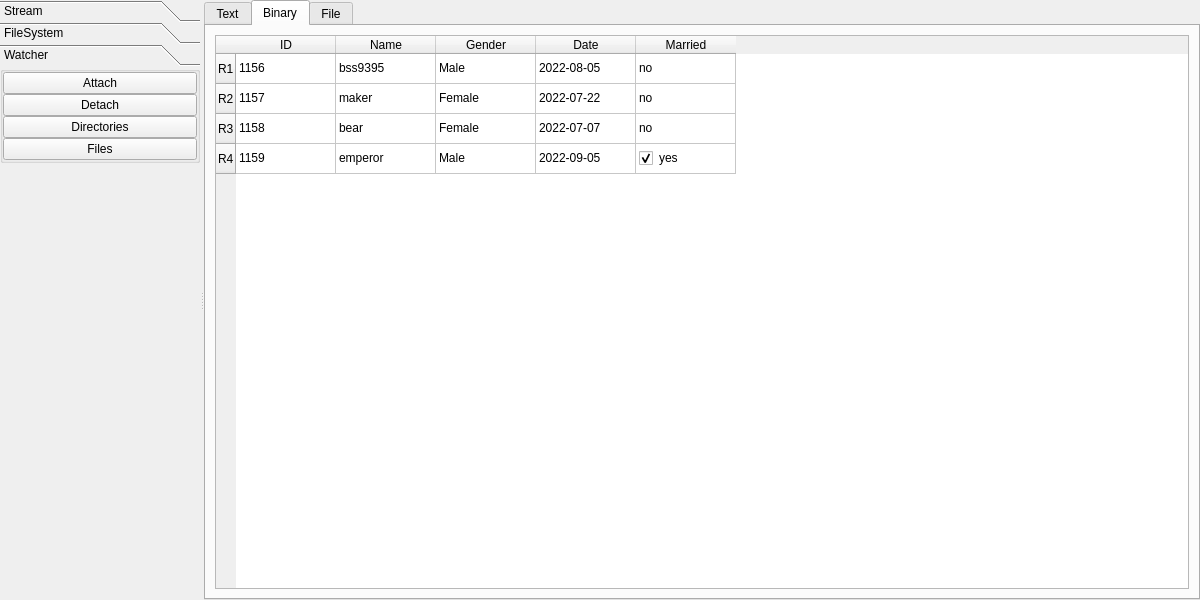
<?xml version="1.0" encoding="UTF-8"?>
<ui version="4.0">
 <class>FileSystem</class>
 <widget class="QMainWindow" name="FileSystem">
  <property name="geometry">
   <rect>
    <x>0</x>
    <y>0</y>
    <width>1200</width>
    <height>600</height>
   </rect>
  </property>
  <property name="windowTitle">
   <string>File</string>
  </property>
  <widget class="QWidget" name="W_Central">
   <layout class="QVBoxLayout" name="verticalLayout_6">
    <property name="spacing">
     <number>0</number>
    </property>
    <property name="leftMargin">
     <number>0</number>
    </property>
    <property name="topMargin">
     <number>0</number>
    </property>
    <property name="rightMargin">
     <number>0</number>
    </property>
    <property name="bottomMargin">
     <number>0</number>
    </property>
    <item>
     <widget class="QSplitter" name="splitter">
      <property name="orientation">
       <enum>Qt::Horizontal</enum>
      </property>
      <widget class="QToolBox" name="TB_Panel">
       <property name="sizePolicy">
        <sizepolicy hsizetype="Fixed" vsizetype="Fixed">
         <horstretch>0</horstretch>
         <verstretch>0</verstretch>
        </sizepolicy>
       </property>
       <property name="minimumSize">
        <size>
         <width>200</width>
         <height>0</height>
        </size>
       </property>
       <property name="maximumSize">
        <size>
         <width>200</width>
         <height>16777215</height>
        </size>
       </property>
       <property name="currentIndex">
        <number>2</number>
       </property>
       <property name="tabSpacing">
        <number>0</number>
       </property>
       <widget class="QWidget" name="W_Stream">
        <property name="geometry">
         <rect>
          <x>0</x>
          <y>0</y>
          <width>200</width>
          <height>505</height>
         </rect>
        </property>
        <attribute name="label">
         <string>Stream</string>
        </attribute>
        <layout class="QVBoxLayout" name="verticalLayout">
         <property name="spacing">
          <number>0</number>
         </property>
         <property name="leftMargin">
          <number>0</number>
         </property>
         <property name="topMargin">
          <number>0</number>
         </property>
         <property name="rightMargin">
          <number>0</number>
         </property>
         <property name="bottomMargin">
          <number>0</number>
         </property>
         <item>
          <widget class="QGroupBox" name="GB_Stream">
           <property name="title">
            <string/>
           </property>
           <layout class="QGridLayout" name="gridLayout_2">
            <property name="leftMargin">
             <number>0</number>
            </property>
            <property name="topMargin">
             <number>0</number>
            </property>
            <property name="rightMargin">
             <number>0</number>
            </property>
            <property name="bottomMargin">
             <number>0</number>
            </property>
            <property name="spacing">
             <number>0</number>
            </property>
            <item row="1" column="1">
             <widget class="QPushButton" name="PB_Save_Text">
              <property name="text">
               <string>保存文本</string>
              </property>
             </widget>
            </item>
            <item row="2" column="1">
             <widget class="QPushButton" name="PB_Save_TextStream">
              <property name="text">
               <string>保存文件流</string>
              </property>
             </widget>
            </item>
            <item row="3" column="1">
             <widget class="QPushButton" name="PB_Save_DataStream">
              <property name="text">
               <string>保存格式流</string>
              </property>
             </widget>
            </item>
            <item row="3" column="0">
             <widget class="QPushButton" name="PB_Open_DataStream">
              <property name="text">
               <string>打开格式流</string>
              </property>
             </widget>
            </item>
            <item row="1" column="0">
             <widget class="QPushButton" name="PB_Open_Text">
              <property name="text">
               <string>打开文本</string>
              </property>
             </widget>
            </item>
            <item row="2" column="0">
             <widget class="QPushButton" name="PB_Open_TextStream">
              <property name="text">
               <string>打开文件流</string>
              </property>
             </widget>
            </item>
            <item row="4" column="0">
             <widget class="QPushButton" name="PB_Open_Binary">
              <property name="text">
               <string>打开二进制</string>
              </property>
             </widget>
            </item>
            <item row="4" column="1">
             <widget class="QPushButton" name="PB_Save_Binary">
              <property name="text">
               <string>保存二进制</string>
              </property>
             </widget>
            </item>
           </layout>
          </widget>
         </item>
         <item>
          <spacer name="S_Stream">
           <property name="orientation">
            <enum>Qt::Vertical</enum>
           </property>
           <property name="sizeHint" stdset="0">
            <size>
             <width>20</width>
             <height>40</height>
            </size>
           </property>
          </spacer>
         </item>
        </layout>
       </widget>
       <widget class="QWidget" name="W_FileSystem">
        <property name="geometry">
         <rect>
          <x>0</x>
          <y>0</y>
          <width>200</width>
          <height>505</height>
         </rect>
        </property>
        <attribute name="label">
         <string>FileSystem</string>
        </attribute>
        <layout class="QVBoxLayout" name="verticalLayout_7">
         <property name="spacing">
          <number>0</number>
         </property>
         <property name="leftMargin">
          <number>0</number>
         </property>
         <property name="topMargin">
          <number>0</number>
         </property>
         <property name="rightMargin">
          <number>0</number>
         </property>
         <property name="bottomMargin">
          <number>0</number>
         </property>
         <item>
          <widget class="QGroupBox" name="GB_File">
           <property name="title">
            <string/>
           </property>
           <layout class="QGridLayout" name="gridLayout">
            <property name="leftMargin">
             <number>0</number>
            </property>
            <property name="topMargin">
             <number>0</number>
            </property>
            <property name="rightMargin">
             <number>0</number>
            </property>
            <property name="bottomMargin">
             <number>0</number>
            </property>
            <property name="spacing">
             <number>0</number>
            </property>
            <item row="4" column="0">
             <widget class="QPushButton" name="PB_QDir">
              <property name="text">
               <string>QDir</string>
              </property>
             </widget>
            </item>
            <item row="5" column="0">
             <widget class="QPushButton" name="PB_QTemporayDir">
              <property name="text">
               <string>QTemporayDir</string>
              </property>
             </widget>
            </item>
            <item row="7" column="0">
             <widget class="QPushButton" name="PB_QTemporaryFile">
              <property name="text">
               <string>QTemporaryFile</string>
              </property>
             </widget>
            </item>
            <item row="2" column="0">
             <widget class="QPushButton" name="PB_QFileInfo">
              <property name="text">
               <string>QFileInfo</string>
              </property>
             </widget>
            </item>
            <item row="1" column="0">
             <widget class="QPushButton" name="PB_QCoreApplication">
              <property name="text">
               <string>QCoreApplication</string>
              </property>
             </widget>
            </item>
            <item row="3" column="0">
             <widget class="QPushButton" name="PB_QFile">
              <property name="text">
               <string>QFile</string>
              </property>
             </widget>
            </item>
           </layout>
          </widget>
         </item>
         <item>
          <spacer name="S_File">
           <property name="orientation">
            <enum>Qt::Vertical</enum>
           </property>
           <property name="sizeHint" stdset="0">
            <size>
             <width>20</width>
             <height>439</height>
            </size>
           </property>
          </spacer>
         </item>
        </layout>
       </widget>
       <widget class="QWidget" name="W_Watcher">
        <property name="geometry">
         <rect>
          <x>0</x>
          <y>0</y>
          <width>200</width>
          <height>505</height>
         </rect>
        </property>
        <attribute name="label">
         <string>Watcher</string>
        </attribute>
        <layout class="QVBoxLayout" name="verticalLayout_9">
         <property name="spacing">
          <number>0</number>
         </property>
         <property name="leftMargin">
          <number>0</number>
         </property>
         <property name="topMargin">
          <number>0</number>
         </property>
         <property name="rightMargin">
          <number>0</number>
         </property>
         <property name="bottomMargin">
          <number>0</number>
         </property>
         <item>
          <widget class="QGroupBox" name="GB_Watcher">
           <property name="title">
            <string/>
           </property>
           <layout class="QVBoxLayout" name="verticalLayout_10">
            <property name="spacing">
             <number>0</number>
            </property>
            <property name="leftMargin">
             <number>0</number>
            </property>
            <property name="topMargin">
             <number>0</number>
            </property>
            <property name="rightMargin">
             <number>0</number>
            </property>
            <property name="bottomMargin">
             <number>0</number>
            </property>
            <item>
             <widget class="QPushButton" name="PB_Attach">
              <property name="text">
               <string>Attach</string>
              </property>
             </widget>
            </item>
            <item>
             <widget class="QPushButton" name="PB_Detach">
              <property name="text">
               <string>Detach</string>
              </property>
             </widget>
            </item>
            <item>
             <widget class="QPushButton" name="PB_Directories">
              <property name="text">
               <string>Directories</string>
              </property>
             </widget>
            </item>
            <item>
             <widget class="QPushButton" name="PB_Files">
              <property name="text">
               <string>Files</string>
              </property>
             </widget>
            </item>
           </layout>
          </widget>
         </item>
         <item>
          <spacer name="verticalSpacer">
           <property name="orientation">
            <enum>Qt::Vertical</enum>
           </property>
           <property name="sizeHint" stdset="0">
            <size>
             <width>20</width>
             <height>388</height>
            </size>
           </property>
          </spacer>
         </item>
        </layout>
       </widget>
      </widget>
      <widget class="QTabWidget" name="TW_File">
       <property name="tabPosition">
        <enum>QTabWidget::North</enum>
       </property>
       <property name="currentIndex">
        <number>1</number>
       </property>
       <property name="documentMode">
        <bool>false</bool>
       </property>
       <widget class="QWidget" name="W_Text">
        <attribute name="title">
         <string>Text</string>
        </attribute>
        <layout class="QVBoxLayout" name="verticalLayout_2">
         <item>
          <widget class="QPlainTextEdit" name="PTE_Text"/>
         </item>
        </layout>
       </widget>
       <widget class="QWidget" name="W_Binary">
        <attribute name="title">
         <string>Binary</string>
        </attribute>
        <layout class="QVBoxLayout" name="verticalLayout_5">
         <item>
          <widget class="QTableWidget" name="TW_Binary">
           <row>
            <property name="text">
             <string>R1</string>
            </property>
           </row>
           <row>
            <property name="text">
             <string>R2</string>
            </property>
           </row>
           <row>
            <property name="text">
             <string>R3</string>
            </property>
           </row>
           <row>
            <property name="text">
             <string>R4</string>
            </property>
           </row>
           <column>
            <property name="text">
             <string>ID</string>
            </property>
           </column>
           <column>
            <property name="text">
             <string>Name</string>
            </property>
           </column>
           <column>
            <property name="text">
             <string>Gender</string>
            </property>
           </column>
           <column>
            <property name="text">
             <string>Date</string>
            </property>
           </column>
           <column>
            <property name="text">
             <string>Married</string>
            </property>
           </column>
           <item row="0" column="0">
            <property name="text">
             <string>1156</string>
            </property>
           </item>
           <item row="0" column="1">
            <property name="text">
             <string>bss9395</string>
            </property>
           </item>
           <item row="0" column="2">
            <property name="text">
             <string>Male</string>
            </property>
           </item>
           <item row="0" column="3">
            <property name="text">
             <string>2022-08-05</string>
            </property>
           </item>
           <item row="0" column="4">
            <property name="text">
             <string>no</string>
            </property>
            <property name="checkState">
             <enum>Unchecked</enum>
            </property>
           </item>
           <item row="1" column="0">
            <property name="text">
             <string>1157</string>
            </property>
           </item>
           <item row="1" column="1">
            <property name="text">
             <string>maker</string>
            </property>
           </item>
           <item row="1" column="2">
            <property name="text">
             <string>Female</string>
            </property>
           </item>
           <item row="1" column="3">
            <property name="text">
             <string>2022-07-22</string>
            </property>
           </item>
           <item row="1" column="4">
            <property name="text">
             <string>no</string>
            </property>
            <property name="checkState">
             <enum>Unchecked</enum>
            </property>
           </item>
           <item row="2" column="0">
            <property name="text">
             <string>1158</string>
            </property>
           </item>
           <item row="2" column="1">
            <property name="text">
             <string>bear</string>
            </property>
           </item>
           <item row="2" column="2">
            <property name="text">
             <string>Female</string>
            </property>
           </item>
           <item row="2" column="3">
            <property name="text">
             <string>2022-07-07</string>
            </property>
           </item>
           <item row="2" column="4">
            <property name="text">
             <string>no</string>
            </property>
            <property name="checkState">
             <enum>Unchecked</enum>
            </property>
           </item>
           <item row="3" column="0">
            <property name="text">
             <string>1159</string>
            </property>
           </item>
           <item row="3" column="1">
            <property name="text">
             <string>emperor</string>
            </property>
           </item>
           <item row="3" column="2">
            <property name="text">
             <string>Male</string>
            </property>
           </item>
           <item row="3" column="3">
            <property name="text">
             <string>2022-09-05</string>
            </property>
           </item>
           <item row="3" column="4">
            <property name="text">
             <string>yes</string>
            </property>
            <property name="checkState">
             <enum>Checked</enum>
            </property>
           </item>
          </widget>
         </item>
        </layout>
       </widget>
       <widget class="QWidget" name="File">
        <attribute name="title">
         <string>File</string>
        </attribute>
        <layout class="QVBoxLayout" name="verticalLayout_8">
         <item>
          <widget class="QGroupBox" name="GB_Path">
           <property name="sizePolicy">
            <sizepolicy hsizetype="Preferred" vsizetype="Fixed">
             <horstretch>0</horstretch>
             <verstretch>0</verstretch>
            </sizepolicy>
           </property>
           <property name="title">
            <string/>
           </property>
           <layout class="QHBoxLayout" name="horizontalLayout">
            <property name="leftMargin">
             <number>0</number>
            </property>
            <property name="topMargin">
             <number>0</number>
            </property>
            <property name="rightMargin">
             <number>0</number>
            </property>
            <property name="bottomMargin">
             <number>0</number>
            </property>
            <item>
             <widget class="QPushButton" name="PB_Open_File">
              <property name="sizePolicy">
               <sizepolicy hsizetype="Fixed" vsizetype="Fixed">
                <horstretch>0</horstretch>
                <verstretch>0</verstretch>
               </sizepolicy>
              </property>
              <property name="text">
               <string>打开文件</string>
              </property>
             </widget>
            </item>
            <item>
             <widget class="QPushButton" name="PB_Open_Directory">
              <property name="sizePolicy">
               <sizepolicy hsizetype="Fixed" vsizetype="Fixed">
                <horstretch>0</horstretch>
                <verstretch>0</verstretch>
               </sizepolicy>
              </property>
              <property name="text">
               <string>打开目录</string>
              </property>
             </widget>
            </item>
            <item>
             <widget class="QLineEdit" name="LE_Path">
              <property name="text">
               <string>E:/test_dir/test_file.txt</string>
              </property>
             </widget>
            </item>
           </layout>
          </widget>
         </item>
         <item>
          <widget class="QPlainTextEdit" name="PTE_File"/>
         </item>
        </layout>
       </widget>
      </widget>
     </widget>
    </item>
   </layout>
  </widget>
  <widget class="QMenuBar" name="menubar">
   <property name="geometry">
    <rect>
     <x>0</x>
     <y>0</y>
     <width>1200</width>
     <height>26</height>
    </rect>
   </property>
  </widget>
 </widget>
 <resources/>
 <connections/>
</ui>
